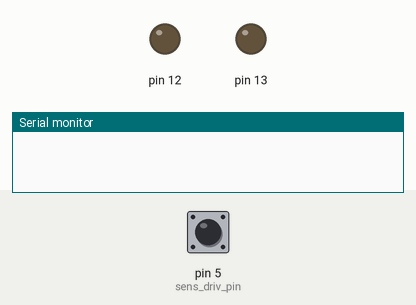
A sketch run on a simulated Arduino Uno, built with avr-gcc and run on an emulated ATmega328P. On the bench: output pins drawn as LEDs (lit = HIGH), the last lines printed to the serial monitor. Dashed ring = blinking. The test bench sets the inputs (shaded band); at power-on: pin 5 (sens_driv_pin) HIGH.

Above: at 0.01 s.
At 1.2 s:
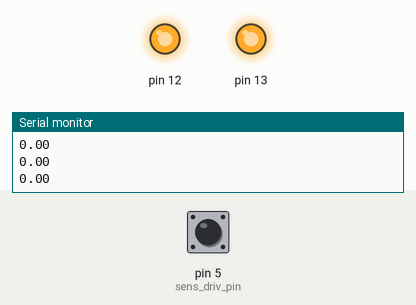
1.3 s: pin 5 (sens_driv_pin) pulsed LOW 5 times (0.12 s each, 0.3 s apart)
At 1.9 s:
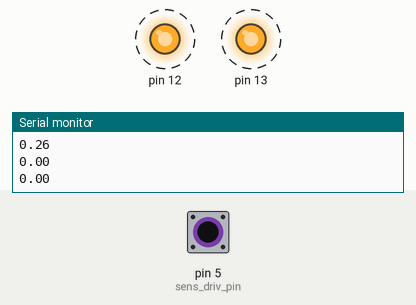
Timing chart, 0 to 4.3 s (numbered marks = the images above; inputs shaded):
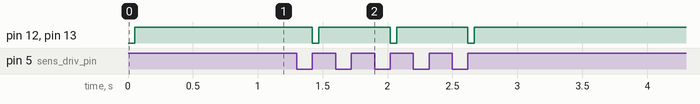

Measured:
- after the input at 1.3 s, pin 12, pin 13: alternates HIGH for 0.55 s and LOW for 0.05 s, 6 changes in all, then stays HIGH, starting after 0.12 s

The sketch:

Encoder.ino
```cpp
const int sens_driv_pin = 5;
const int sens_roll_pin = 6;

boolean prev_sens;
unsigned long prev_time, delta_time;
const float tirefactor = 1;
const int avg_size = 1;

float driv_speed, roll_speed;

float speedavg[avg_size];

int print_cntr = 0;
boolean stopState;
unsigned long stopTime;

void setup() {
  // put your setup code here, to run once:
  pinMode(5 , INPUT);
  pinMode(13,OUTPUT);
  pinMode(12,OUTPUT);
  Serial.begin(115200);
}

// HIGH when stopped

void loop(){
  float average = 0;

  for (int i = 0 ; i < avg_size ; i++){
    average = average + current_speed(); // Sum of speeds
  }

  //driv_speed = float_average(current_speed);
  //roll_speed = float_average(current_speed);

  average = average / avg_size; // Takes average

  if (print_cntr > 100){
    Serial.println(average,2);
    print_cntr = 0;
  }

  print_cntr ++;

  // Reports stopped/running status
  if (average < 0.1) {
    if (stopState == 0){
      stopTime = millis();
    }
    stopState = 1;
    //delay(500);
  } else if (stopTime + 500 < millis()){
    stopState = 0;
    //Serial.println("0");
  }

  digitalWrite(12, stopState);
  digitalWrite(13, stopState);
}


float current_speed(){
  boolean curr_sens = digitalRead(sens_driv_pin); // Fix with pointer
  unsigned long curr_time = micros();

  if (curr_sens != prev_sens){
    delta_time = curr_time - prev_time;
    prev_sens = curr_sens;
    prev_time = curr_time;
  } else if (curr_time - prev_time > 50000) { // 0.005 sekunder (10e3 mikro)
    return 0;
  }

  // 1e6 / 32 = 31250

  return 31250/(float)delta_time; // RPS, Revs per second
}

float float_average(float (*input_continuous)(), int average_over){
  float average = 0;
  for (int i = 0 ; i < average_over ; i ++){
    average = average + input_continuous();
  }

  average = average/average_over;

  return average;
}
```
